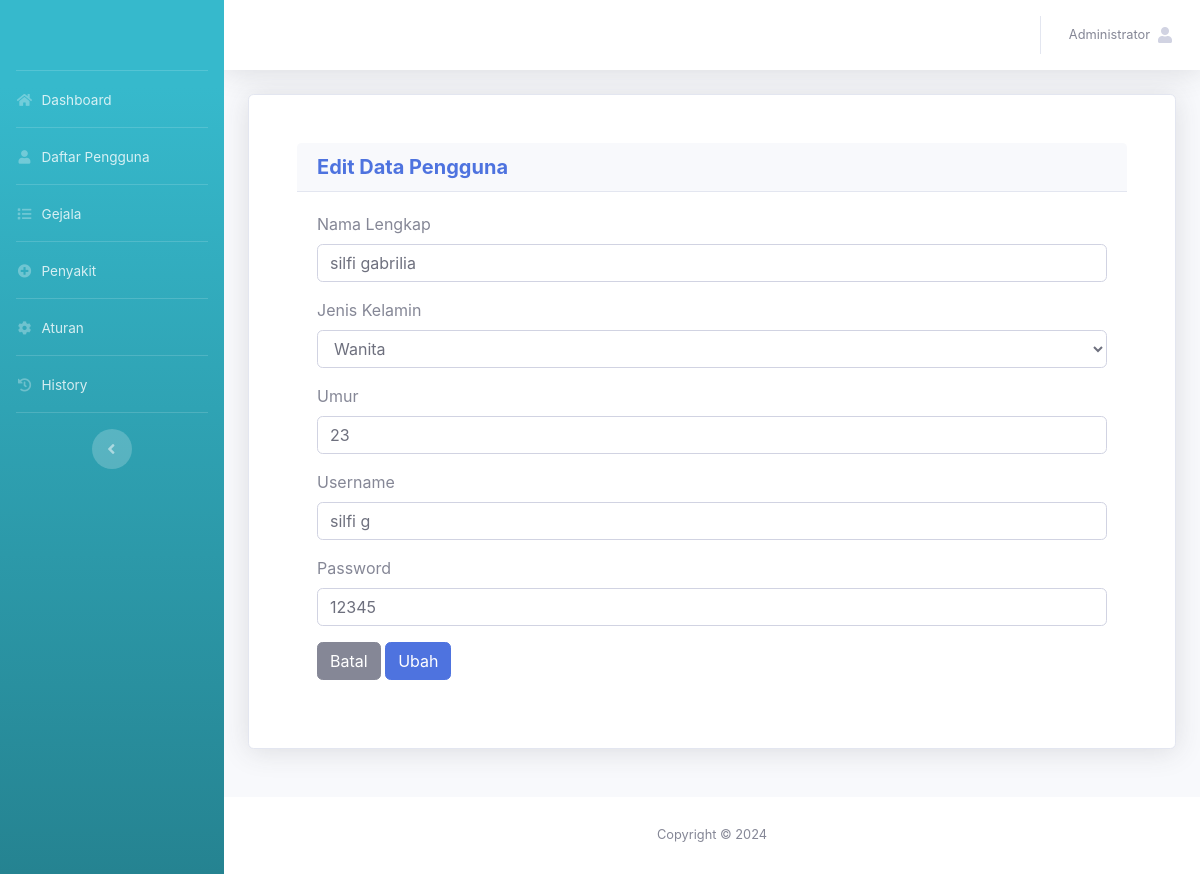
/admin/edit_pengguna.php?id_akun=7 (signed in), run on the app's committed database.
### tables this page shows
CREATE TABLE `tb_akun` (
  `id_akun` int(11) NOT NULL,
  `nama_lengkap` varchar(50) NOT NULL,
  `username` varchar(50) NOT NULL,
  `password` varchar(50) NOT NULL,
  `level` varchar(30) NOT NULL
);

CREATE TABLE `tb_user` (
  `id_user` int(11) NOT NULL,
  `id_akun` int(11) NOT NULL,
  `nama_lengkap` varchar(50) NOT NULL,
  `jenis_kelamin` varchar(20) NOT NULL,
  `umur` int(11) NOT NULL
);

### admin/edit_pengguna.php (the view, shortened to what this page needs)
<?php
include '../assets/conn/config.php';
include 'header.php';
?>
<div class="container">
	<div class="card shadow p-5 mb-5">
		<div class = "card-header">
            <h5 class= "m-0 font-weight-bold text-primary">Edit Data Pengguna</h5>
        </div>
        <div class="card-body">
            <?php
            $data = mysqli_query($conn,"SELECT * FROM tb_akun WHERE id_akun='$_GET[id_akun]'");
            $a = mysqli_fetch_array($data);
            $dat = mysqli_query($conn,"SELECT * FROM tb_user WHERE id_akun='$a[id_akun]'");
            $aa = mysqli_fetch_array($dat);
            ?>
            <form action="edit_pengguna.php?aksi=ubah" method="POST">
                <div class="form-group">
                    <label>Nama Lengkap</label>
                    <input type="text" name="nama_lengkap" class="form-control" value="<?=$aa['nama_lengkap']?>">
                </div>
                <div class="form-group">
                    <label>Jenis Kelamin</label>
                    <select name="jenis_kelamin" class="form-control">
                        <option selected><?=$aa['jenis_kelamin']?></option>
                    </select>
                </div>
                <div class="form-group">
                    <label>Umur</label>
                    <input type="text" name="umur" class="form-control" value="<?=$aa['umur']?>">
                </div>
                <div class="form-group">
                    <label>Username</label>
                    <input type="text" name="username" class="form-control" value="<?=$a['username']?>">
                </div>
                <div class="form-group">
                    <label>Password</label>
                    <input type="text" name="password" class="form-control" value="<?=$a['password']?>">
                </div>
                <a href="daftar_pengguna.php" class="btn btn-secondary">Batal</a>
                <input type="submit" value="Ubah" class="btn btn-primary">
            </form>
        </div>
    </div>
</div>
<?php
include 'footer.php';
?>

### admin/header.php (shortened to what this page needs)
<?php
include '../assets/conn/config.php';
?>
<!DOCTYPE html>
<html lang="en">
<head>
  <link href="../assets/vendor/fontawesome-free/css/all.min.css" rel="stylesheet" type="text/css">
  <link href="../assets/css/sb-admin-2.min.css" rel="stylesheet">
  <link href="../assets/vendor/datatables/dataTables.bootstrap4.min.css" rel="stylesheet">
</head>
<body id="page-top">
 <div id="wrapper">
  <ul class="navbar-nav bg-gradient-info sidebar sidebar-dark accordion" id="accordionSidebar">
    <a class="sidebar-brand d-flex align-items-center justify-content-center" href="index">
    </a>
    <hr class="sidebar-divider my-0">
    <li class="nav-item">
      <a class="nav-link" href="index.php">
        <i class="fas fa-fw fa-home"></i>
        <span>Dashboard</span></a>
      </li>
      <hr class="sidebar-divider my-0">
      <li class="nav-item">
        <a class="nav-link" href="daftar_pengguna.php">
          <i class="fas fa-fw fa-user"></i>
          <span>Daftar Pengguna</span></a>
      </li>
      <hr class="sidebar-divider my-0">
      <li class="nav-item">
        <a class="nav-link" href="gejala.php">
          <i class="fas fa-fw fa-list"></i>
          <span>Gejala</span></a>
      </li>
      <hr class="sidebar-divider my-0">
      <li class="nav-item">
        <a class="nav-link" href="penyakit.php">
          <i class="fas fa-fw fa-plus-circle"></i>
          <span>Penyakit</span></a>
      </li>
      <hr class="sidebar-divider my-0">
      <li class="nav-item">
        <a class="nav-link" href="aturan.php">
          <i class="fas fa-fw fa-cog"></i>
          <span>Aturan</span></a>
      </li>
      <hr class="sidebar-divider my-0">
      <li class="nav-item">
        <a class="nav-link" href="history.php">
          <i class="fas fa-fw fa-history"></i>
          <span>History</span></a>
      </li>
      <hr class="sidebar-divider d-none d-md-block">
      <div class="text-center d-none d-md-inline">
        <button class="rounded-circle border-0" id="sidebarToggle"></button>
      </div>
    </ul>
    <div id="content-wrapper" class="d-flex flex-column">
      <div id="content">
        <nav class="navbar navbar-expand navbar-light bg-white topbar mb-4 static-top shadow">
          <ul class="navbar-nav ml-auto">
            <li class="nav-item dropdown no-arrow">
              <a class="nav-link dropdown-toggle" href="#" id="userDropdown" role="button"
              data-toggle="dropdown" aria-haspopup="true" aria-expanded="false">
              <?php
              $username=$_SESSION['username'];
              $det=mysqli_query($conn,"select * from tb_akun where username='$username'");
              while($d=mysqli_fetch_array($det)){
                ?>
                <span class="mr-2 d-none d-lg-inline text-gray-600 small"><?php echo $d['nama_lengkap'] ?></span>
                <?php
              }
              ?>
              <span class="fa fa-user"><span>
              </a>
          </li>
        </ul>
      </nav>
    </div>
</body>
</html>

### data on the page
tb_akun: nama_lengkap "Administrator"
tb_user: nama_lengkap "silfi gabrilia", jenis_kelamin "Wanita", umur "23"
tb_akun: username "silfi g", password "12345"
